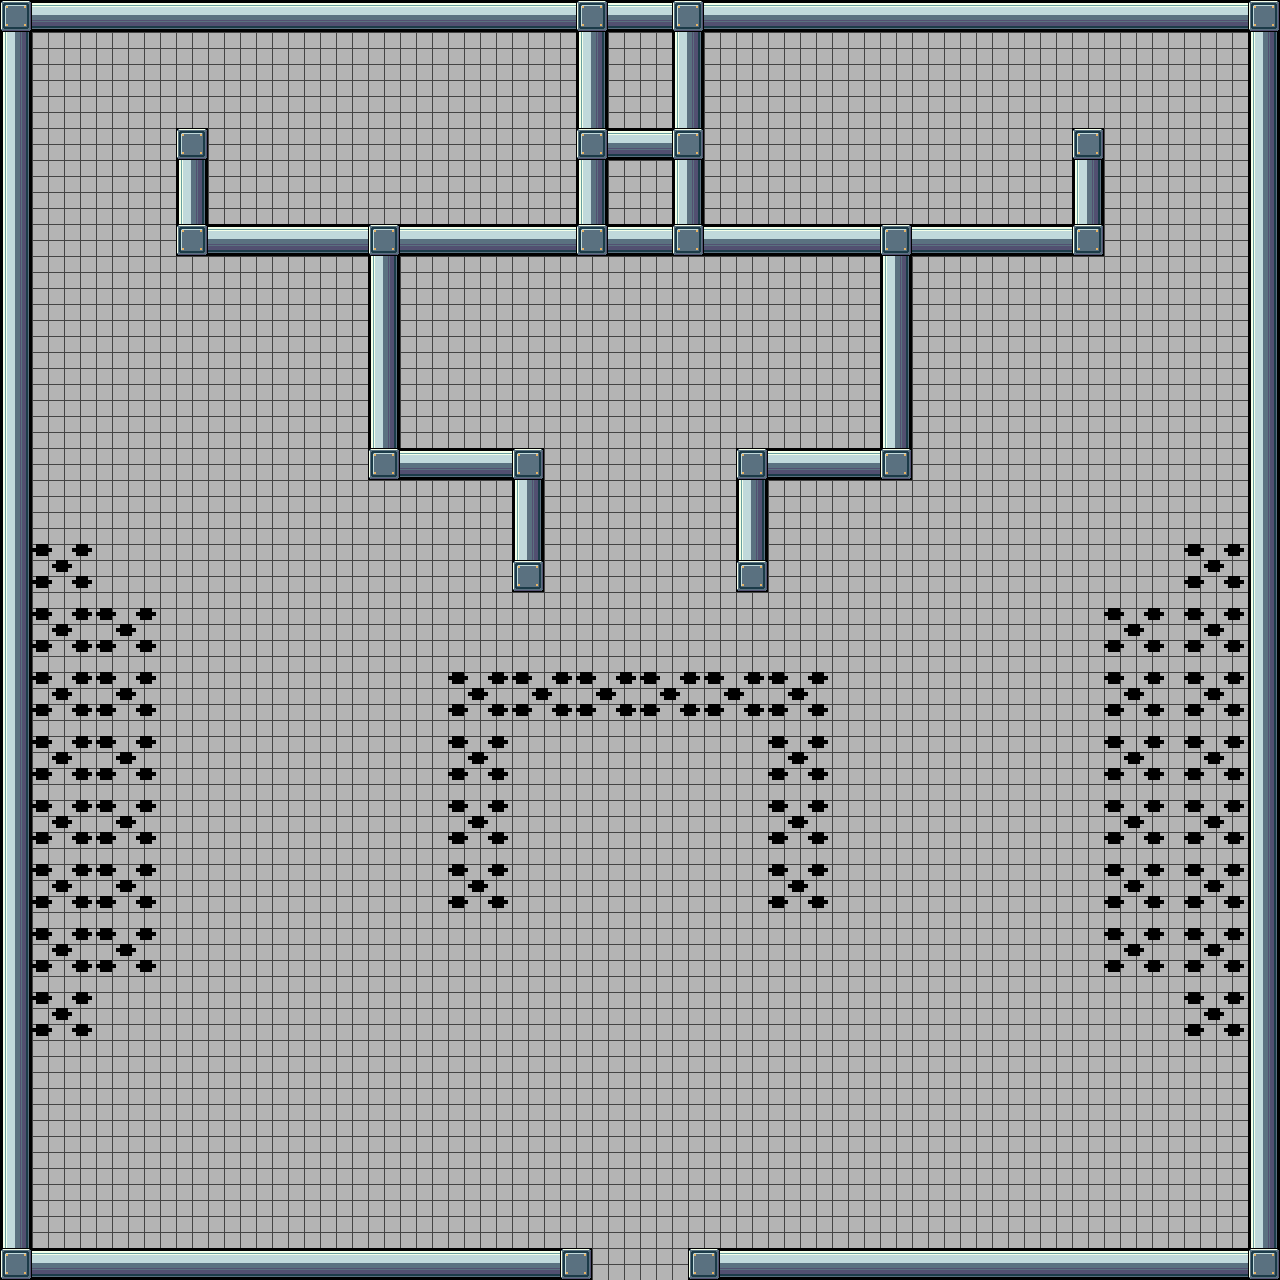

This game map was drawn from its Tiled (.tmx) file and the tilesets committed beside it. A one-line description and the trimmed map source follow:
An orthogonal 80x80 tile map with 16x16 px tiles, 2 tile layers (background, spikes), 3 tilesets and 20 objects (12x zone_a4, exit_area, zone_a6, zone_a3, zone_a2, ...).

<map version="1.8" tiledversion="1.8.2" orientation="orthogonal" renderorder="right-down" width="80" height="80" tilewidth="16" tileheight="16" infinite="0" nextlayerid="21" nextobjectid="105">
 <tileset firstgid="1" source="hackceler_test.tsx" />
 <tileset firstgid="121" source="../levels/water/water_tileset.tsx" />
 <tileset firstgid="1321" source="../objects/spikes.tsx" />
 <layer id="1" name="background" width="80" height="80">
  <data>[6400 cells, 6400 non-empty, 7 distinct tile ids]</data>
 </layer>
 <layer id="20" name="spikes" width="80" height="80">
  <properties>
   <property name="rng" type="bool" value="false" />
  </properties>
  <data>[6400 cells, 40 non-empty, 1 distinct tile ids]</data>
 </layer>
 <objectgroup id="5" name="Interactions">
  <object id="44" name="exit_area" x="560" y="1280" width="160" height="32" />
 </objectgroup>
 <objectgroup id="4" name="walls">
  <object id="51" name="zone_a6" x="0" y="0" width="1280" height="32" />
  <object id="50" name="zone_a4" x="176" y="224" width="928" height="32" />
  <object id="45" name="zone_a3" x="1248" y="32" width="32" height="1216" />
  <object id="17" name="zone_a2" x="0" y="32" width="32" height="1216" />
  <object id="41" name="zone_a1" x="0" y="1248" width="592" height="32" />
  <object id="79" name="zone_a4" x="672" y="32" width="32" height="224" />
  <object id="80" name="zone_a4" x="576" y="32" width="32" height="224" />
  <object id="83" name="zone_a5" x="688" y="1248" width="592" height="32" />
  <object id="88" name="zone_a4" x="608" y="128" width="64" height="32" />
  <object id="94" name="zone_a4" x="1072" y="128" width="32" height="128" />
  <object id="95" name="zone_a4" x="176" y="128" width="32" height="128" />
  <object id="99" name="zone_a4" x="368" y="256" width="32" height="224" />
  <object id="100" name="zone_a4" x="880" y="256" width="32" height="224" />
  <object id="101" name="zone_a4" x="400" y="448" width="144" height="32" />
  <object id="102" name="zone_a4" x="736" y="448" width="144" height="32" />
  <object id="103" name="zone_a4" x="512" y="480" width="32" height="112" />
  <object id="104" name="zone_a4" x="736" y="480" width="32" height="112" />
 </objectgroup>
 <objectgroup id="3" name="Player" offsetx="0" offsety="-16">
  <object id="4" name="Player" type="Player" x="640" y="1232">
   <point />
  </object>
  <object id="73" name="speed_tile" x="416" y="976">
   <point />
  </object>
 </objectgroup>
</map>
